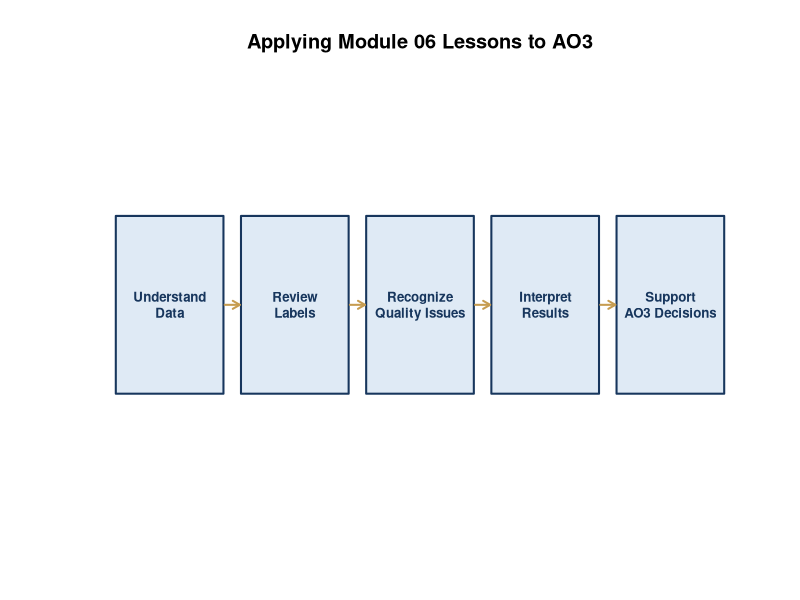

Source code (R):
## ---- chunk 1
#| echo: false
#| fig-width: 11
#| fig-height: 4

steps <- c(
  "Understand\nData",
  "Review\nLabels",
  "Recognize\nQuality Issues",
  "Interpret\nResults",
  "Support\nAO3 Decisions"
)

plot(
  NA,
  xlim = c(0.5, 5.5),
  ylim = c(0.5, 1.8),
  axes = FALSE,
  xlab = "",
  ylab = "",
  main = "Applying Module 06 Lessons to AO3"
)

rect(
  xleft = 1:5 - 0.43,
  ybottom = 0.8,
  xright = 1:5 + 0.43,
  ytop = 1.4,
  col = "#DFEAF5",
  border = "#17365D",
  lwd = 2
)

text(
  x = 1:5,
  y = 1.1,
  labels = steps,
  cex = 0.8,
  font = 2,
  col = "#17365D"
)

arrows(
  x0 = 1:4 + 0.44,
  y0 = 1.1,
  x1 = 2:5 - 0.44,
  y1 = 1.1,
  length = 0.08,
  lwd = 2,
  col = "#C69C50"
)
